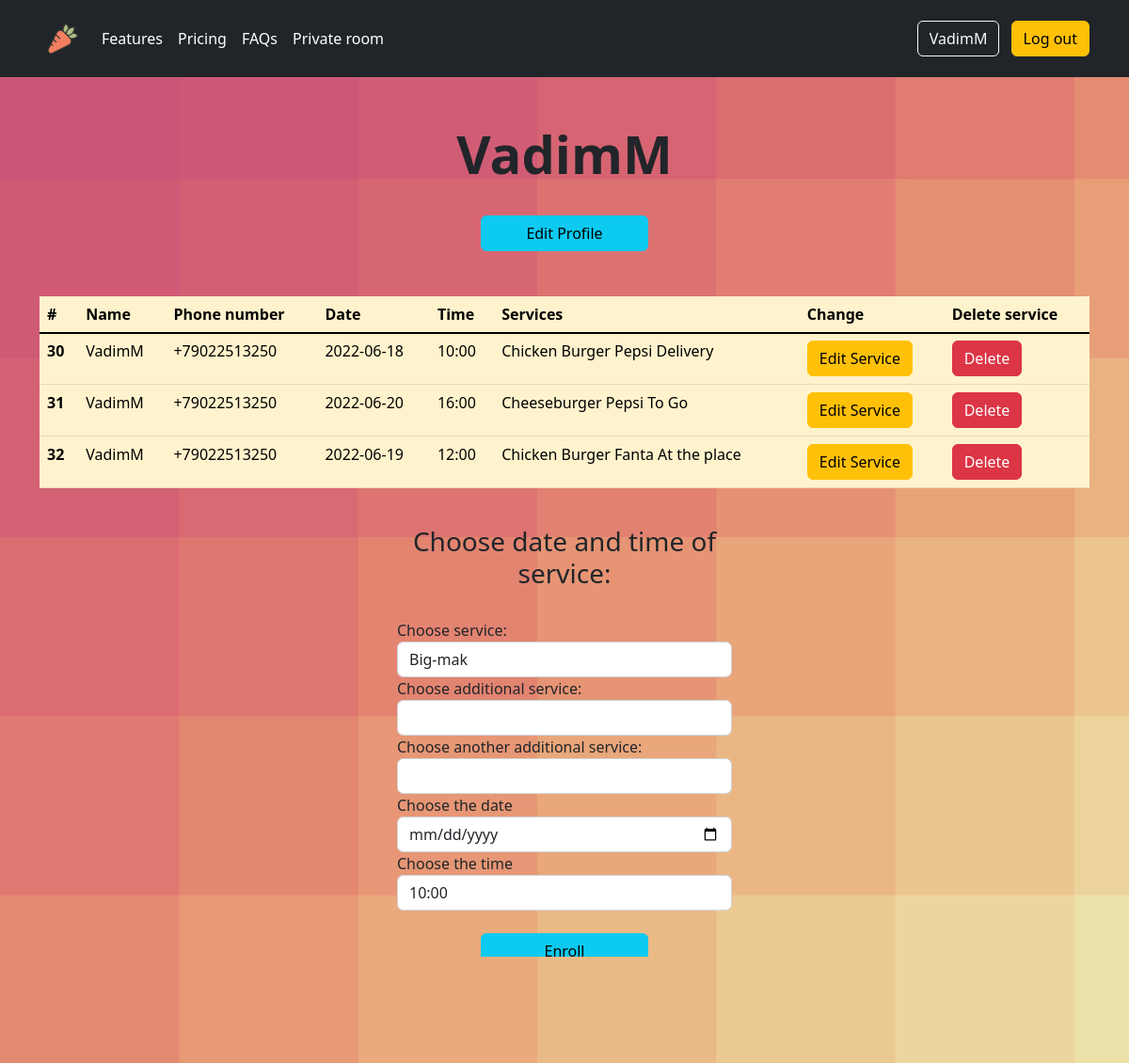
The page /user/VadimM (signed in) on the database its author committed.
### app/models.py (models this page shows, shortened)
class User(UserMixin, db.Model):
    __tablename__ = 'user'
    id = db.Column(db.Integer, primary_key=True)
    username = db.Column(db.String(64), index=True, unique=True)
    phone_number = db.Column(db.String(120), index=True, unique=True)
    password_hash = db.Column(db.String(128))
    about_me = db.Column(db.String(140))  # TODO does this really need
    last_seen = db.Column(db.String, default=datetime.now().date())
    services = db.relationship('Service', backref='client', lazy='dynamic')

class Service(db.Model):
    __tablename__ = 'service'
    id = db.Column(db.Integer, primary_key=True)
    service1 = db.Column(db.String(60), index=True, nullable=False)
    service2 = db.Column(db.String(60), index=True)
    service3 = db.Column(db.String(60), index=True)
    service_date = db.Column(db.Date, index=True, nullable=False)
    service_time = db.Column(db.String, index=True, nullable=False)
    user_id = db.Column(db.Integer, db.ForeignKey('user.id'))

### app/routes.py (the view)
@app.route('/user/<username>', methods=['GET', 'POST'])
@app.route('/user')
@login_required
def user(username):
    if not current_user.is_authenticated:
        return redirect(url_for('register'))
    form = Services()
    user = User.query.filter_by(username=username).first()
    date = datetime.now().date()  # hide old records
    services = Service.query.filter_by(user_id=user.id)
    profile_form = EditProfileForm(current_user.username, current_user.phone_number)
    if profile_form.validate_on_submit():  # edit profile
        current_user.username = profile_form.username.data
        current_user.phone_number = profile_form.phone_number.data
        current_user.about_me = profile_form.about_me.data
        db.session.commit()
        flash('Your changes have been saved.')
        time.sleep(0.5)
    elif request.method == 'GET':
        profile_form.username.data = current_user.username
        profile_form.phone_number.data = current_user.phone_number
        profile_form.about_me.data = current_user.about_me
    return render_template('user.html', user=user, title=username, form=form, profile_form=profile_form,
                           services=services, date=date)

### app/forms.py (shortened to what this page needs)
class Services(FlaskForm):
    service1 = SelectField('Choose service:', choices=['Big-mak', 'Chicken Burger', 'Cheeseburger'],
                           render_kw={'placeholder': '12341'})
    service2 = SelectField('Choose additional service:', choices=['', 'Coke-cola', 'Pepsi', 'Fanta'],
                           validate_choice=False)
    service3 = SelectField('Choose another additional service:', choices=['', 'At the place', 'To Go', 'Delivery'],
                           validate_choice=False)
    service_date = DateField('Choose the date', validators=[InputRequired()],
                             format='%Y-%m-%d', render_kw={"min": datetime.now().date()})
    service_time = SelectField('Choose the time', choices=['10:00', '12:00', '14:00', '16:00', '18:00'],
                               validators=[InputRequired(),
                                           validate_date_time])
    submit = SubmitField('Enroll', render_kw={'class': 'btn btn-info'})

class EditProfileForm(FlaskForm):
    username = StringField(validators=[InputRequired(),
                                       Length(3, 20, message="Please provide a valid name"),
                                       Regexp("^[A-Za-z][A-Za-z0-9_ .]*$", 0,
                                              "Usernames must have only letters, " "numbers, "
                                              "dots or underscores")])
    phone_number = TelField(validators=[InputRequired(), Length(10, 12),
                                        Regexp(r"^\+(?:[0-9]●?){6,14}[0-9]$",
                                               message="Enter a valid phone number, like +55"
                                                       "555555555")])
    about_me = TextAreaField('Additional info:', validators=[Length(min=0, max=140)])
    submit = SubmitField('Confirm')
    def __init__(self, original_username, original_phone_number, *args, **kwargs):
        super(EditProfileForm, self).__init__(*args, **kwargs)
        self.original_username = original_username
        self.original_phone_number = original_phone_number

### app/models.py (called while the page is built)
@login.user_loader
def load_user(id):
    return User.query.get(int(id))

### app/routes.py (called while the page is built)
@app.before_request
def before_request():
    if current_user.is_authenticated:
        current_user.last_seen = datetime.now().date()
        db.session.commit()

### app/templates/user.html (shortened to what this page needs)
{% extends "base.html" %}
{% import "bootstrap/wtf.html" as wtf %}
{% block body %}
<body>
<main>
    <br>
    <div class="container">
        <div class="row justify-content-md-center">
            <div class="col-6 col-md-4">
                <tr>
                    <td>
                        {% if user == current_user %}
                        <br>
                        <h1 style="font-weight: 600" class=" display-4 text-center">{{ user.username }}</h1><br>
                        {% endif %}
                        <div class="d-grid gap-2 col-6 mx-auto">
                            <button type="button" class="btn btn-info" data-bs-toggle="modal"
                                    data-bs-target="#profileModal">Edit Profile
                            </button>
                        </div>
                    </td>
                </tr>
            </div>
        </div>
    </div>
    <br><br>
    <div class="container">
        <div class="panel panel-default">
            <table class="table table-warning">
                <thead>
                <tr>
                    <th scope="col">#</th>
                    <th scope="col">Name</th>
                    <th scope="col">Phone number</th>
                    <th scope="col">Date</th>
                    <th scope="col">Time</th>
                    <th scope="col">Services</th>
                    <th scope="col">Change</th>
                    <th scope="col">Delete service</th>
                </tr>
                </thead>
                <tbody class="table-group-divider">
                {% for service in services %}
                <tr>
                    {% if user == current_user %}
                    {% if service.service_date >= date %}
                    <th scope="row">{{ service.id }}</th>
                    <td>{{ user.username }}</td>
                    <td>{{ user.phone_number }}</td>
                    <td>{{ service.service_date }}</td>
                    <td>{{ service.service_time }}</td>
                    <td>{{ service.service1 }} {{ service.service2 }} {{ service.service3 }}</td>
                    <td>
                        <button type="button" class="btn btn-warning" data-bs-toggle="modal"
                                data-bs-target="#editModal{{ service.id }}">Edit Service
                        </button>
                    <td>
                        <button type="button" class="btn btn-danger" data-bs-toggle="modal"
                                data-bs-target="#deleteModal{{ service.id }}">Delete
                        </button>
                    </td>
                    {% endif %}
                    {% endif %}
                </tr>
                {% endfor %}
                </tbody>
            </table>
        </div>
    </div>
    <div class="container">
        <div class="row justify-content-md-center">
            <div class="col-6 col-md-4">
                <form action="{{ url_for('add_service') }}" class="form form-horizontal" method="post" role="form"><br>
                    <h3 class="text-center"><label>Choose date and time of service:</label></h3><br>
                    {{ wtf.form_field(form.service1) }}
                    {{ wtf.form_field(form.service2) }}
                    {{ wtf.form_field(form.service3) }}
                    {{ wtf.form_field(form.service_date) }}
                    {{ wtf.form_field(form.service_time) }}<br>
                    <div class="d-grid gap-2 col-6 mx-auto">{{ wtf.form_field(form.submit, class="btn btn-info") }}
                    </div>
                </form>
            </div>
        </div>
    </div>
</main>
</body>
{% endblock %}

### app/templates/base.html (shortened to what this page needs)
<html lang="en">
<head>
    <link href="{{ url_for('static', filename='css/carousel.css')}}" rel="stylesheet">
    <link rel="stylesheet" href="https://cdn.jsdelivr.net/npm/bootstrap-icons@1.8.3/font/bootstrap-icons.css">
</head>
<body>
{% block header %}
<header class="p-3 bg-dark text-white">
    <div class="container">
        <div class="d-flex flex-wrap align-items-center justify-content-center justify-content-lg-start">
            <a href="/" class="d-flex align-items-center mb-2 mb-lg-0 text-white text-decoration-none">
                <img class="bi me-2" width="50" height="50" role="img"
                     src="{{ url_for('static', filename = 'img/carrot-2.9s-200px.svg')}}">
            </a>
            <ul class="nav col-12 col-lg-auto me-lg-auto mb-2 justify-content-center mb-md-0">
                <li><a href="/features" class="nav-link px-2 text-white">Features</a></li>
                <li><a href="/pricing" class="nav-link px-2 text-white">Pricing</a></li>
                <li><a href="/FAQ" class="nav-link px-2 text-white">FAQs</a></li>
                {% if current_user.username == 'VadimM' %}
                <li><a href="/admin" class="nav-link px-2 text-white">Private room</a></li>
                {% endif %}
            </ul>
            <div class="text-end">
                {% if current_user.is_anonymous %}
                <a class="btn btn-outline-light me-2" href="{{ url_for('login') }}" role="button">Log in</a>
                <a class="btn btn-warning" href="{{ url_for('register') }}" role="button">Register</a>
                {% else %}
                <a class="btn btn-outline-light me-2" href="{{ url_for('user', username=current_user.username) }}"
                   role="button">{{ current_user.username }}</a>
                <button type="button" class="btn btn-warning" data-bs-toggle="modal"
                        data-bs-target="#logoutModal">Log out
                </button>
                {% endif %}
            </div>
        </div>
    </div>
</header>
{% endblock %}
<main>
    {% block body %}{% endblock %}
    <div class="container">
        <footer class="footer mt-auto d-flex flex-wrap justify-content-between align-items-center py-3 my-4 navbar-fixed-bottom">
            <div class="col-md-4 d-flex align-items-center">
                <a href="/" class="d-flex align-items-center mb-2 mb-lg-0 text-white text-decoration-none">
                    <img class="bi me-2" width="40" height="40" role="img"
                         src="{{ url_for('static', filename = 'img/carrot-2.9s-200px.svg')}}">
                </a>
                <span class="mb-3 mb-md-0 text-muted">© 2022 VadimM </span>
            </div>
            <ul class="nav col-md-4 justify-content-end list-styled d-flex">
                <li class="ms-3"><a href="#"
                                    class="d-flex align-items-center mb-2 mb-lg-0 text-white text-decoration-none">
                    <img class="bi bi-telegram" width="25" height="25" role="img"
                         src="{{ url_for('static', filename = 'img/icons8-telegram-app.svg')}}"></a></li>
                <li class="ms-3"><a href="#">
                    <img class="bi bi-instagram" width="25" height="25" role="img"
                         src="{{ url_for('static', filename = 'img/icons8-instagram.svg')}}"></a></li>
                <li class="ms-3"><a href="#"><img class="bi bi-facebook" width="25" height="25" role="img"
                                                  src="{{ url_for('static', filename = 'img/icons8-facebook.svg')}}">
                </a></li>
            </ul>
        </footer>
    </div>
</main>
</body>
</html>

### app/templates/base.html (style rules this page uses)
.bi { vertical-align: -.125em; fill: currentColor; }
body { background-color: #cc5577; background-attachment: fixed; background-size: cover; }

### rows shown on the page
User: username "VadimM", phone_number "+79022513250"
Service: id "30", service_date "2022-06-18", service_time "10:00", service1 "Chicken Burger", service2 "Pepsi", service3 "Delivery"
Service: id "31", service_date "2022-06-20", service_time "16:00", service1 "Cheeseburger", service2 "Pepsi", service3 "To Go"
Service: id "32", service_date "2022-06-19", service_time "12:00", service1 "Chicken Burger", service2 "Fanta", service3 "At the place"
